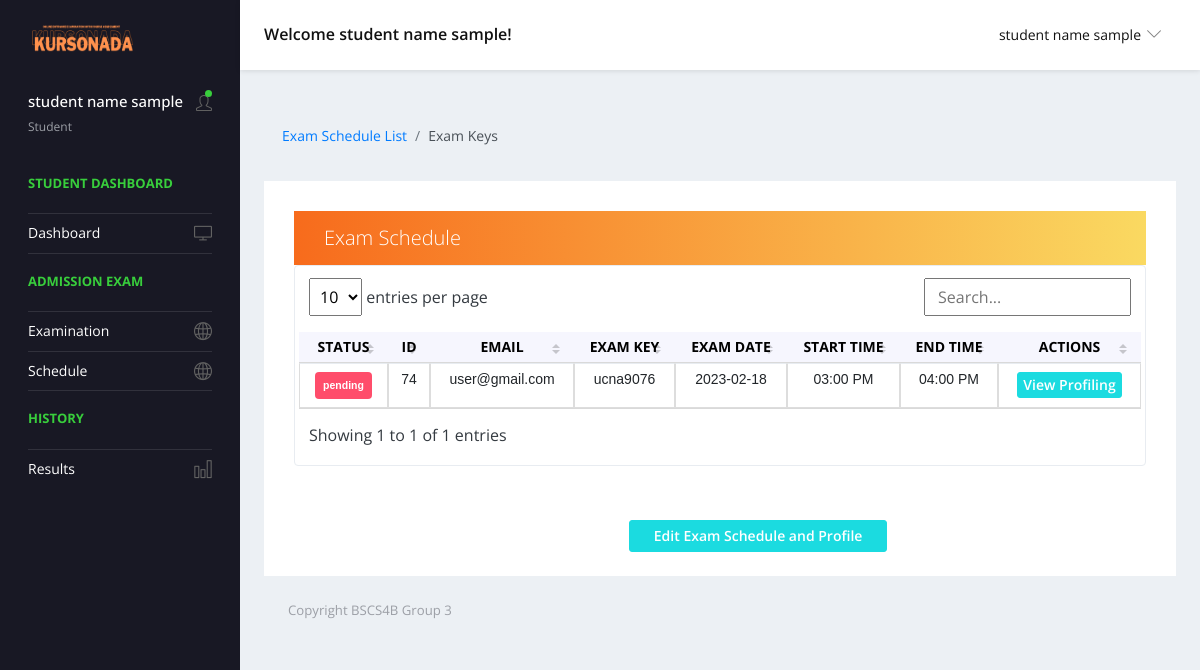
Before: /views/user-exam_key.php (signed in) with the older database file.
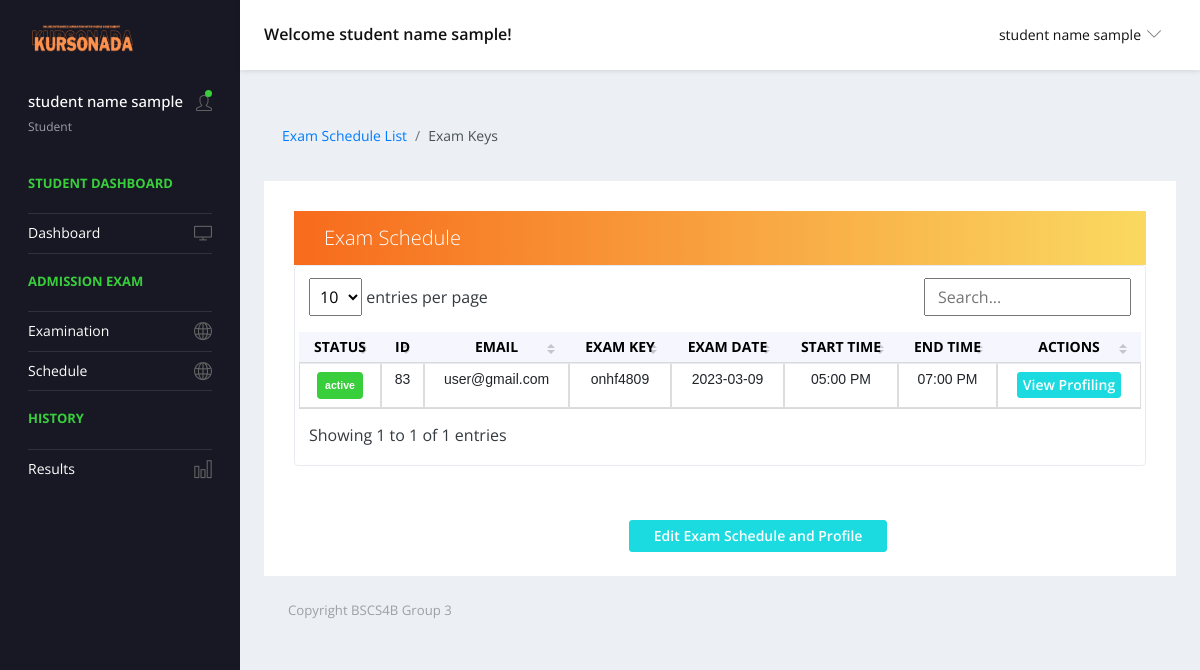
After: the same page with the newer database file.
### tables this page shows
CREATE TABLE `generated_codes` (
  `id` int(11) NOT NULL,
  `fullname` varchar(255) NOT NULL,
  `email` varchar(255) NOT NULL,
  `exam_key` varchar(255) NOT NULL,
  `exam_date` varchar(255) NOT NULL,
  `exam_time` time NOT NULL,
  `exam_time_end` time NOT NULL,
  `status` varchar(255) NOT NULL,
  `strand` varchar(255) NOT NULL,
  `pref_course` varchar(255) NOT NULL,
  `traits` varchar(255) NOT NULL,
  `interest` varchar(255) NOT NULL,
  `skill` varchar(255) NOT NULL,
  `career_goal` varchar(255) NOT NULL,
  `f_course` varchar(255) NOT NULL,
  `s_course` varchar(255) NOT NULL,
  `t_course` varchar(255) NOT NULL,
  `exam_key_created_at` datetime NOT NULL
);

### views/user-exam_key.php (the view, shortened to what the changed rows need)
<!DOCTYPE html>
<html lang="en">
  <head>
    <link rel="stylesheet" href="../vendors/simple-line-icons/css/simple-line-icons.css">
    <link rel="stylesheet" href="../vendors/flag-icon-css/css/flag-icon.min.css">
    <link rel="stylesheet" href="../vendors/css/vendor.bundle.base.css">
    <link rel="stylesheet" href="../vendors/daterangepicker/daterangepicker.css">
    <link rel="stylesheet" href="../vendors/chartist/chartist.min.css">
    <link rel="stylesheet" href="../assets/css/style-admin.css">
  </head>
  <body>
    <div class="container-scroller">
      <div class="container-fluid page-body-wrapper">
       <div class="main-panel">
        <div class="content-wrapper">
         <div class="row quick-action-toolbar">
            <div class="col-md-12 grid-margin">
              <div class="card">
                <div class="card-body">
                  <div class="table-responsive border rounded p-1">
                      <table class="table table-hover text-nowrap datatable">
                      <thead>
                      <tr>
                          <th class="font-weight-bold text-center" id="status" scope="col" >STATUS</th>
                          <th class="font-weight-bold text-center" scope="col">ID</th>
                          <th class="font-weight-bold text-center" scope="col">EMAIL</th>
                          <th class="font-weight-bold text-center" scope="col">EXAM KEY</th>
                          <th class="font-weight-bold text-center" scope="col">EXAM DATE</th>
                          <th class="font-weight-bold text-center" scope="col">START TIME</th>
                          <th class="font-weight-bold text-center" scope="col">END TIME</th>
                          <th class="font-weight-bold text-center" scope="col">ACTIONS</th>
                        </tr>
                      </thead>
                      <tbody>
                      <?php
                      $conn = mysqli_connect("localhost", "root", "", "project");
                      $email = $_SESSION['email'];
                      $result = mysqli_query($conn, "SELECT * FROM generated_codes WHERE email = '$email'");
                      $tableList = mysqli_fetch_all($result, MYSQLI_ASSOC);
                      if (count($tableList) > 0) {
                        foreach ($tableList as $row) {
                          $id = $row["id"];
                          $formattedTime = date('h:i A', strtotime($row['exam_time']));
                          $formattedTime2 = date('h:i A', strtotime($row['exam_time_end']));
                          echo "<tr>";
                          if ($row['status'] == 'active') {
                            echo "<td><div class='badge badge-success p-2'>" . $row['status'] . "</div></td>";
                          } elseif ($row['status'] == 'pending') {
                            echo "<td><div class='badge badge-danger p-2'>" . $row['status'] . "</div></td>";
                          } else {
                            echo "<td><div class='badge badge-secondary p-2'>" . $row['status'] . "</div></td>";
                          }
                          echo "<td class ='tdclass'>" . $row["id"] . "</td>";
                          echo "<td class ='tdclass'>" . $row["email"] . "</td>";
                          echo "<td class ='tdclass'>" . $row["exam_key"] . "</td>";
                          echo "<td class ='tdclass'>" . $row["exam_date"] . "</td>";
                          echo "<td class ='tdclass'>" . $formattedTime . "</td>";
                          echo "<td class ='tdclass'>" . $formattedTime2 . "</td>";
                          echo "<td><div class='text-center'><button type='button' class='btn btn-primary view-btn' data-toggle='modal' data-target='#viewModal' data-id='" . $id . "'>View Profiling</div></button></td>";
                          echo "</tr>";
                        }
                      } else {
                        echo "<tr><td colspan='8' class='text-center'>No entries found in the table.</td></tr>";
                      }
                    ?>
                      </tbody>
                    </table>
                  </div>
                </div>
              </div>
            </div>
        </div>
      </div>
    </div>
    </div>
    <link href="../assets/vendor/simple-datatables/style.css" rel="stylesheet">
  </body>
</html>

Changed rows visible on the page:
removed generated_codes: status "pending", id "74", email "user@gmail.com", exam_key "ucna9076", exam_date "2023-02-18", exam_time "03:00 PM", exam_time_end "04:00 PM"
added generated_codes: status "active", id "83", email "user@gmail.com", exam_key "onhf4809", exam_date "2023-03-09", exam_time "05:00 PM", exam_time_end "07:00 PM"
